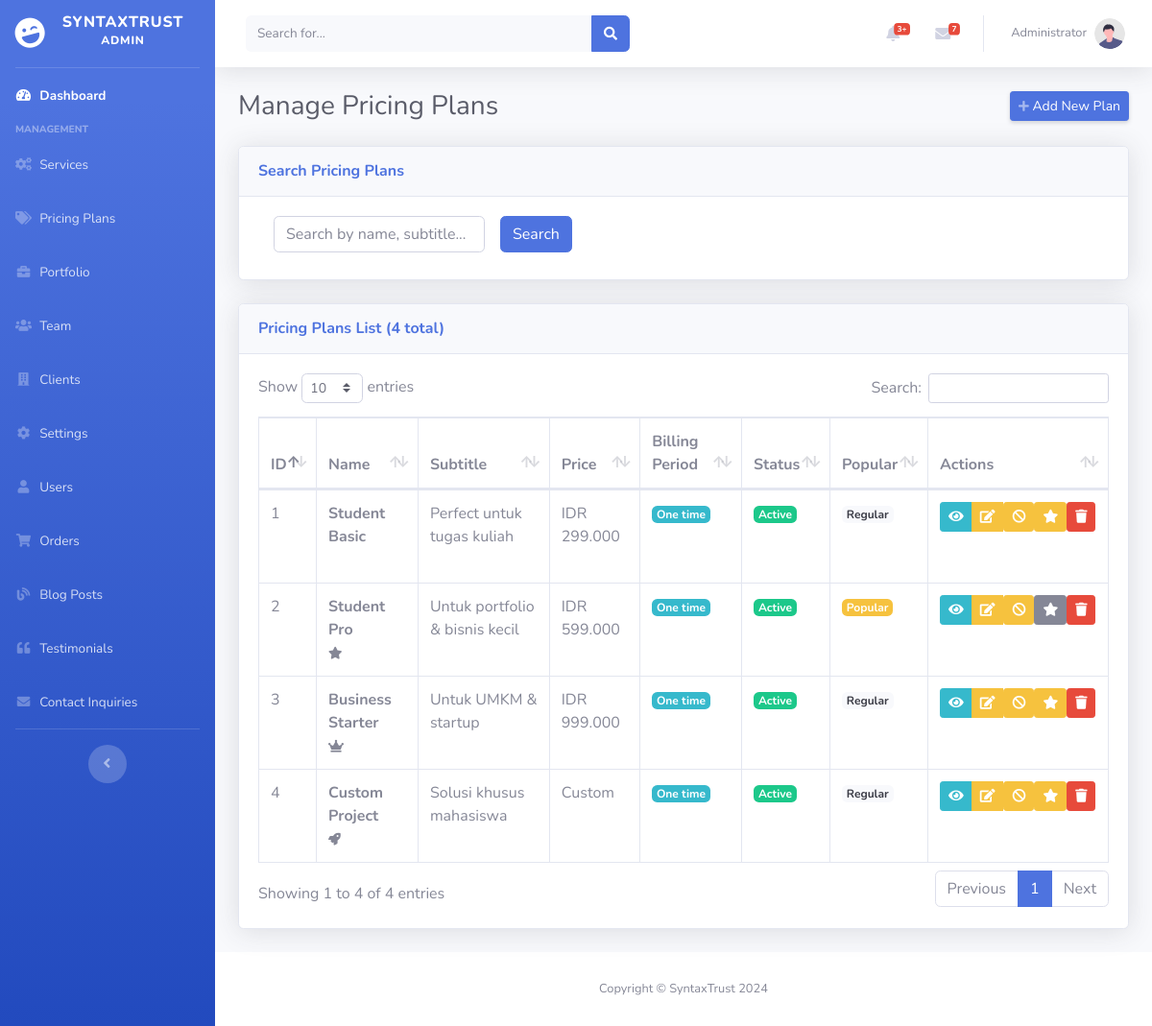
Screenshot of /manage_pricing_plans.php (signed in) with the database file from the repository.
### tables this page shows
CREATE TABLE pricing_plans (
    id INT PRIMARY KEY AUTO_INCREMENT,
    name VARCHAR(100) NOT NULL,
    subtitle VARCHAR(255),
    price DECIMAL(10,2) NOT NULL,
    currency VARCHAR(3) DEFAULT 'IDR',
    billing_period ENUM('monthly', 'yearly', 'one_time') DEFAULT 'monthly',
    description TEXT,
    features JSON,
    delivery_time VARCHAR(50),
    technologies JSON,
    color VARCHAR(100),
    icon VARCHAR(50),
    is_popular BOOLEAN DEFAULT FALSE,
    is_active BOOLEAN DEFAULT TRUE,
    sort_order INT DEFAULT 0,
    created_at TIMESTAMP DEFAULT CURRENT_TIMESTAMP,
    updated_at TIMESTAMP DEFAULT CURRENT_TIMESTAMP ON UPDATE CURRENT_TIMESTAMP,
    INDEX idx_is_popular (is_popular),
    INDEX idx_is_active (is_active)
);

### manage_pricing_plans.php (the view, shortened to what this page needs)
<?php
require_once 'config/database.php';
$search = isset($_GET['search']) ? $_GET['search'] : '';
$page = isset($_GET['page']) ? (int)$_GET['page'] : 1;
$limit = 10;
$offset = ($page - 1) * $limit;
$where_clause = "";
$params = [];
$count_sql = "SELECT COUNT(*) as total FROM pricing_plans $where_clause";
$stmt = $pdo->prepare($count_sql);
$stmt->execute($params);
$total_records = $stmt->fetch(PDO::FETCH_ASSOC)['total'];
$sql = "SELECT * FROM pricing_plans $where_clause ORDER BY sort_order ASC, created_at DESC LIMIT $limit OFFSET $offset";
$stmt = $pdo->prepare($sql);
$stmt->execute($params);
$pricing_plans = $stmt->fetchAll(PDO::FETCH_ASSOC);
require_once 'includes/header.php';
?>
<body id="page-top">
    <div id="wrapper">
        <?php require_once 'includes/sidebar.php'; ?>
        <div id="content-wrapper" class="d-flex flex-column">
            <div id="content">
                <?php require_once 'includes/topbar.php'; ?>
                <div class="container-fluid">
                    <div class="d-sm-flex align-items-center justify-content-between mb-4">
                        <h1 class="h3 mb-0 text-gray-800">Manage Pricing Plans</h1>
                        <a href="#" class="d-none d-sm-inline-block btn btn-sm btn-primary shadow-sm" data-toggle="modal" data-target="#addPlanModal">
                            <i class="fas fa-plus fa-sm text-white-50"></i> Add New Plan
                        </a>
                    </div>
                    <div class="card shadow mb-4">
                        <div class="card-header py-3">
                            <h6 class="m-0 font-weight-bold text-primary">Search Pricing Plans</h6>
                        </div>
                        <div class="card-body">
                            <form method="GET" class="form-inline">
                                <div class="form-group mx-sm-3 mb-2">
                                    <input type="text" class="form-control" name="search" placeholder="Search by name, subtitle..." value="<?php echo htmlspecialchars($search); ?>">
                                </div>
                                <button type="submit" class="btn btn-primary mb-2">Search</button>
                            </form>
                        </div>
                    </div>
                    <div class="card shadow mb-4">
                        <div class="card-header py-3">
                            <h6 class="m-0 font-weight-bold text-primary">Pricing Plans List (<?php echo $total_records; ?> total)</h6>
                        </div>
                        <div class="card-body">
                            <div class="table-responsive">
                                <table class="table table-bordered" id="dataTable" width="100%" cellspacing="0">
                                    <thead>
                                        <tr>
                                            <th>ID</th>
                                            <th>Name</th>
                                            <th>Subtitle</th>
                                            <th>Price</th>
                                            <th>Billing Period</th>
                                            <th>Status</th>
                                            <th>Popular</th>
                                            <th>Actions</th>
                                        </tr>
                                    </thead>
                                    <tbody>
                                        <?php foreach ($pricing_plans as $plan): ?>
                                            <tr>
                                                <td><?php echo $plan['id']; ?></td>
                                                <td>
                                                    <strong><?php echo htmlspecialchars($plan['name']); ?></strong>
                                                    <?php if (!empty($plan['icon'])): ?>
                                                        <br><small class="text-muted"><i class="fas fa-<?php echo htmlspecialchars($plan['icon']); ?>"></i></small>
                                                    <?php endif; ?>
                                                </td>
                                                <td><?php echo htmlspecialchars($plan['subtitle'] ?? ''); ?></td>
                                                <td>
                                                    <?php if ($plan['price'] > 0): ?>
                                                        <?php echo $plan['currency']; ?> <?php echo number_format($plan['price'], 0, ',', '.'); ?>
                                                    <?php else: ?>
                                                        <span class="text-muted">Custom</span>
                                                    <?php endif; ?>
                                                </td>
                                                <td>
                                                    <span class="badge badge-info">
                                                        <?php echo ucfirst(str_replace('_', ' ', $plan['billing_period'])); ?>
                                                    </span>
                                                </td>
                                                <td>
                                                    <span class="badge badge-<?php echo $plan['is_active'] ? 'success' : 'secondary'; ?>">
                                                        <?php echo $plan['is_active'] ? 'Active' : 'Inactive'; ?>
                                                    </span>
                                                </td>
                                                <td>
                                                    <span class="badge badge-<?php echo $plan['is_popular'] ? 'warning' : 'light'; ?>">
                                                        <?php echo $plan['is_popular'] ? 'Popular' : 'Regular'; ?>
                                                    </span>
                                                </td>
                                                <td>
                                                    <div class="btn-group" role="group">
                                                        <button type="button" class="btn btn-sm btn-info" data-toggle="modal" data-target="#viewPlanModal<?php echo $plan['id']; ?>">
                                                            <i class="fas fa-eye"></i>
                                                        </button>
                                                        <button type="button" class="btn btn-sm btn-warning" data-toggle="modal" data-target="#editPlanModal<?php echo $plan['id']; ?>">
                                                            <i class="fas fa-edit"></i>
                                                        </button>
                                                        <form method="POST" style="display: inline;" onsubmit="return confirm('Are you sure you want to toggle this plan\'s status?')">
                                                            <button type="submit" name="toggle_status" class="btn btn-sm btn-<?php echo $plan['is_active'] ? 'warning' : 'success'; ?>">
                                                                <i class="fas fa-<?php echo $plan['is_active'] ? 'ban' : 'check'; ?>"></i>
                                                            </button>
                                                        </form>
                                                        <form method="POST" style="display: inline;" onsubmit="return confirm('Are you sure you want to toggle popular status?')">
                                                            <button type="submit" name="toggle_popular" class="btn btn-sm btn-<?php echo $plan['is_popular'] ? 'secondary' : 'warning'; ?>">
                                                                <i class="fas fa-star"></i>
                                                            </button>
                                                        </form>
                                                        <form method="POST" style="display: inline;" onsubmit="return confirm('Are you sure you want to delete this pricing plan? This action cannot be undone.')">
                                                            <button type="submit" name="delete_plan" class="btn btn-sm btn-danger">
                                                                <i class="fas fa-trash"></i>
                                                            </button>
                                                        </form>
                                                    </div>
                                                </td>
                                            </tr>
                                        <?php endforeach; ?>
                                    </tbody>
                                </table>
                            </div>
                        </div>
                    </div>
                </div>
            </div>
            <?php require_once 'includes/footer.php'; ?>
        </div>
    </div>
</body>
</html>

### rows the page displays
pricing_plans: id "1", name "Student Basic", subtitle "Perfect untuk tugas kuliah", currency "IDR", price "299.000", billing_period "One time", is_active "Active", is_popular "Regular"
pricing_plans: id "2", name "Student Pro", subtitle "Untuk portfolio & bisnis kecil", currency "IDR", price "599.000", billing_period "One time", is_active "Active", is_popular "Popular"
pricing_plans: id "3", name "Business Starter", subtitle "Untuk UMKM & startup", currency "IDR", price "999.000", billing_period "One time", is_active "Active", is_popular "Regular"
pricing_plans: id "4", name "Custom Project", subtitle "Solusi khusus mahasiswa", price "Custom", billing_period "One time", is_active "Active", is_popular "Regular"

### other values shown
$_SESSION['user_name'] "Administrator"
$total_records "4"
